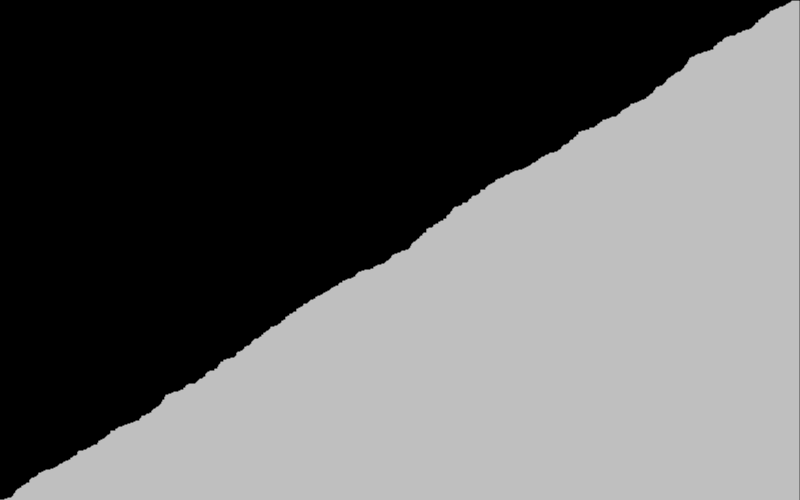
Frame 1 (no input)
Frame 60 (no input): identical to frame 1, image omitted
Frame 120 (the mouse pressed at the canvas centre since frame 60): identical to frame 1, image omitted

The p5.js sketch that drew this single still picture (run headless with seeded random() and noise() and a simulated clock; from frame 60 on, the mouse is pressed at the canvas centre):

// p5.js sketch
// ── sketch.js
const swap = function(a, b) {
  let t = this[a];
  this[a] = this[b];
  this[b] = t;
}

let values;

function setup() {
  createCanvas(800, 500)

  values = new Array(width);
  values.swap = swap;

  for (let i = 0; i < values.length; i++) {
    values[i] = floor(random(height));
  }

  for (let i = 0; i < values.length; i++) {
    for (let j = 0; j < values.length-1-i; j++) {
      let a = values[j];
      let b = values[j+1];
      if (a > b) {
        values.swap(j, j+1);
      }
    }
  }
}

function draw() {
  background(0);

  for (let i = 0; i < values.length; i++) {
    stroke(255);
    line(i, height, i, height-values[i]);
  }
}
